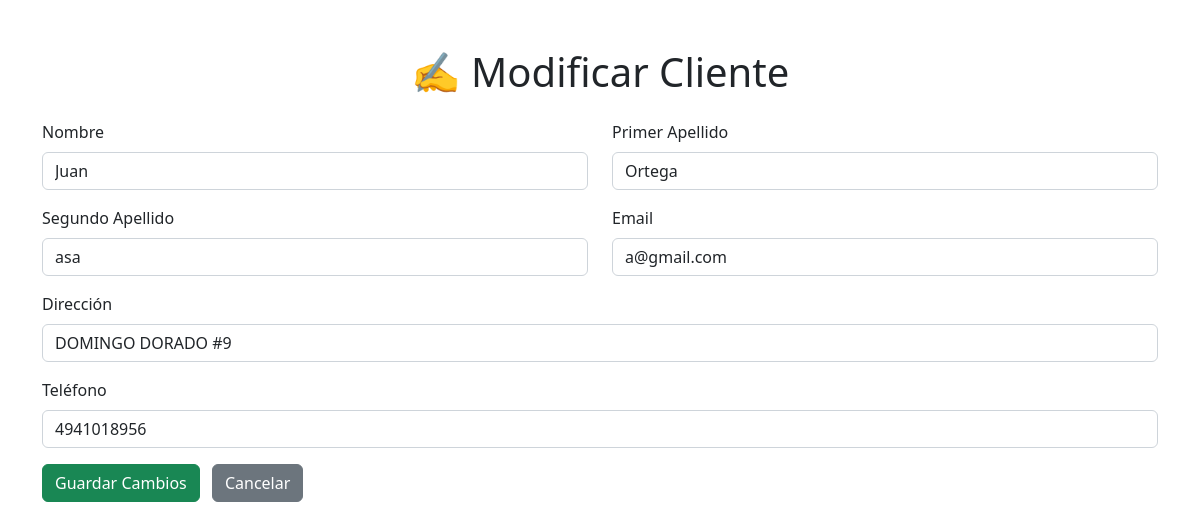
/0_proyecto_con_xamp/php/controllers/ABCC_Clientes/formularios/actualizacion_formCliente.php?accion=actualizar&id=5 (signed in), run on the app's committed database.
### tables this page shows
CREATE TABLE `cliente` (
  `idCliente` int NOT NULL AUTO_INCREMENT,
  `Nombre` varchar(45) DEFAULT NULL,
  `Apellido1` varchar(45) DEFAULT NULL,
  `Apellido2` varchar(45) DEFAULT NULL,
  `Direccion` varchar(200) DEFAULT NULL,
  `Telefono` varchar(15) DEFAULT NULL,
  `Email` varchar(45) DEFAULT NULL,
  PRIMARY KEY (`idCliente`)
);

### 0_proyecto_con_xamp/php/database/conexion_bdd_autos_amistosos.php (called while the page is built, shortened)
<?php
class ConexionBDautosAmistosos {
    private static $instancia = null;
    private $conexion;
    private $host = "localhost";
    private $puerto = "3306";
    private $usuario = "dianita";
    private $password = "dianita";
    private $bd = "autos_amistosos";
    private function __construct() {
        $dsn = "mysql:host={$this->host};port={$this->puerto};dbname={$this->bd}";
        try {
            $this->conexion = new PDO($dsn, $this->usuario, $this->password);
            $this->conexion->setAttribute(PDO::ATTR_ERRMODE, PDO::ERRMODE_EXCEPTION);
        } catch (PDOException $e) {
            throw new Exception("Error en la conexión a la BD de Autos: " . $e->getMessage());
        }
    }
    public static function getInstancia(): ConexionBDautosAmistosos {
        if (self::$instancia === null) {
            self::$instancia = new self();
        }
        return self::$instancia;
    }
    public function getConexion(): PDO {
        return $this->conexion;
    }
}
?>

### 0_proyecto_con_xamp/php/controllers/ABCC_Clientes/clienteDAO.php (called while the page is built, shortened)
<?php
include_once(__DIR__ . '../../../database/conexion_bdd_autos_amistosos.php');
class ClienteDAO {
    private $conexion;
  public function __construct(){
    $instancia_singleton = ConexionBDautosAmistosos::getInstancia();
    $this->conexion = $instancia_singleton->getConexion();
}
    public function obtenerPorId($idCliente) {
        $sql = "SELECT idCliente, Nombre, Apellido1, Apellido2, Direccion, Telefono, Email
                FROM Cliente
                WHERE idCliente = ?";
        try {
            $stmt = $this->conexion->prepare($sql);
            $stmt->execute([$idCliente]);
            return $stmt->fetch(PDO::FETCH_ASSOC);
        } catch (PDOException $e) {
            error_log("Error al obtener Cliente por ID: " . $e->getMessage());
            return false;
        }
    }
}
?>

### 0_proyecto_con_xamp/php/controllers/ABCC_Clientes/formularios/actualizacion_formCliente.php (the view, shortened to what this page needs)
<?php
include_once('../clienteDAO.php');
include_once('../../../database/conexion_bdd_autos_amistosos.php');
$clienteDAO = new clienteDAO();
$cliente_datos = null;
$id = $_GET['id'] ?? null;
if ($id) {
    $cliente_datos = $clienteDAO->obtenerPorId($id);
} else {
    header('Location: ../clientes_lista.php?status=error_id');
    exit();
}
$nombre = $cliente_datos['Nombre'] ?? '';
$apellido1 = $cliente_datos['Apellido1'] ?? '';
$apellido2 = $cliente_datos['Apellido2'] ?? '';
$direccion = $cliente_datos['Direccion'] ?? '';
$telefono = $cliente_datos['Telefono'] ?? '';
$email = $cliente_datos['Email'] ?? '';
?>
<!DOCTYPE html>
<html lang="es">
<head>
    <link href="https://cdn.jsdelivr.net/npm/bootstrap@5.2.3/dist/css/bootstrap.min.css" rel="stylesheet">
</head>
<body>
    <div class="container mt-5">
        <h1 class="text-center mb-4">✍️ Modificar Cliente</h1>
        <form action="../procesar_cambiosCliente.php" method="POST">
            <div class="row mb-3">
                <div class="col-md-6">
                    <label for="nombre" class="form-label">Nombre</label>
                    <input type="text" class="form-control" id="nombre" name="nombre"
                           value="<?php echo htmlspecialchars($nombre); ?>" required>
                </div>
                <div class="col-md-6">
                    <label for="apellido1" class="form-label">Primer Apellido</label>
                    <input type="text" class="form-control" id="apellido1" name="apellido1"
                           value="<?php echo htmlspecialchars($apellido1); ?>" required>
                </div>
            </div>
            <div class="row mb-3">
                <div class="col-md-6">
                    <label for="apellido2" class="form-label">Segundo Apellido</label>
                    <input type="text" class="form-control" id="apellido2" name="apellido2"
                           value="<?php echo htmlspecialchars($apellido2); ?>">
                </div>
                <div class="col-md-6">
                    <label for="email" class="form-label">Email</label>
                    <input type="email" class="form-control" id="email" name="email"
                           value="<?php echo htmlspecialchars($email); ?>">
                </div>
            </div>
            <div class="mb-3">
                <label for="direccion" class="form-label">Dirección</label>
                <input type="text" class="form-control" id="direccion" name="direccion"
                       value="<?php echo htmlspecialchars($direccion); ?>">
            </div>
            <div class="mb-3">
                <label for="telefono" class="form-label">Teléfono</label>
                <input type="text" class="form-control" id="telefono" name="telefono"
                       value="<?php echo htmlspecialchars($telefono); ?>">
            </div>
            <button type="submit" class="btn btn-success me-2">Guardar Cambios</button>
            <a href="./formulario_cambiosCliente.php" class="btn btn-secondary">Cancelar</a>
        </form>
    </div>
</body>
</html>

### data on the page
cliente: nombre "Juan", apellido1 "Ortega", apellido2 "asa", email "a@gmail.com", direccion "DOMINGO DORADO #9", telefono "4941018956"
